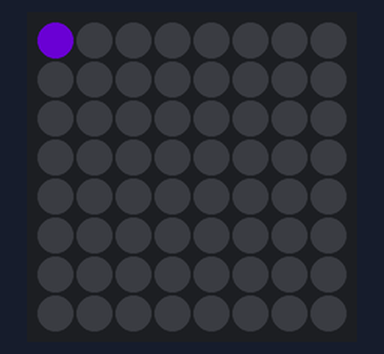
Bench run of a program on a simulated Raspberry Pi (BCM pin numbers) with a Sense HAT. On the bench: the Sense HAT's 8×8 RGB LED matrix. Dim RGB values are drawn brighter than linear; random numbers come from a fixed seed; what the program prints to the terminal is not drawn. At 7.0 s the program stops and its outputs stay as they are.

Above: at 0.1 s.
At 1.6 s:
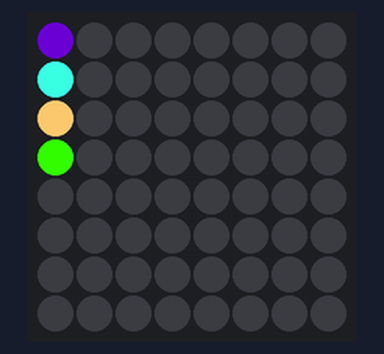
At 3.1 s:
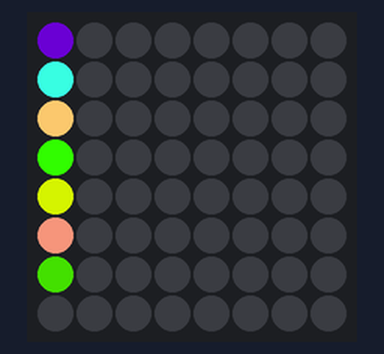
At 4.6 s:
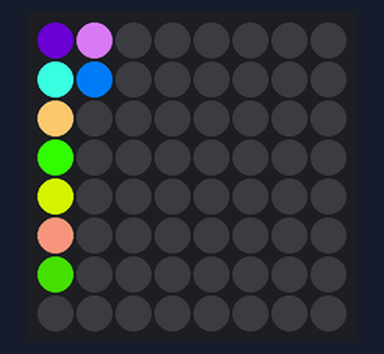
At 5.6 s:
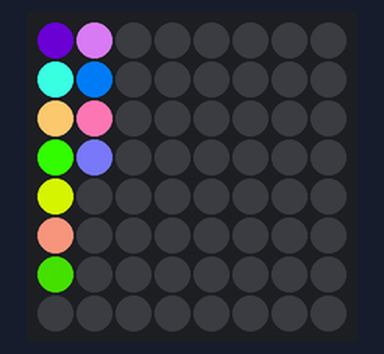
At 6.6 s:
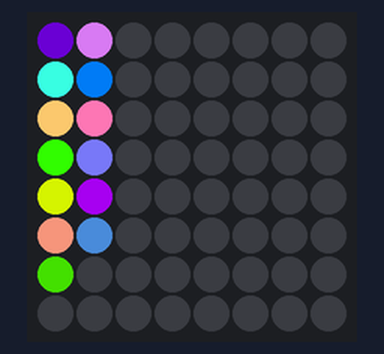

The program:

pixelator.py
```python
from sense_hat import SenseHat
import time
import sys
import random

ROWS = 8
COLUMNS = 8

sense = SenseHat()

sense.set_rotation(270)


def main():
    while True:
        for row in range(ROWS):
            for col in range(COLUMNS):
                sense.set_pixel(row, col, r_color())
                time.sleep(0.5)

        sense.clear()

def r_color():
    return (random.randint(0,256), random.randint(0,256), random.randint(0,256))

try:
    main()
except (KeyboardInterrupt, SystemExit):
    pass
finally:
    print("done")
    sense.clear()
    sys.exit(0)
```

Measured:
- what the display in image 5 shows lasts 0.5 s, from 6.5 s to 7.0 s
